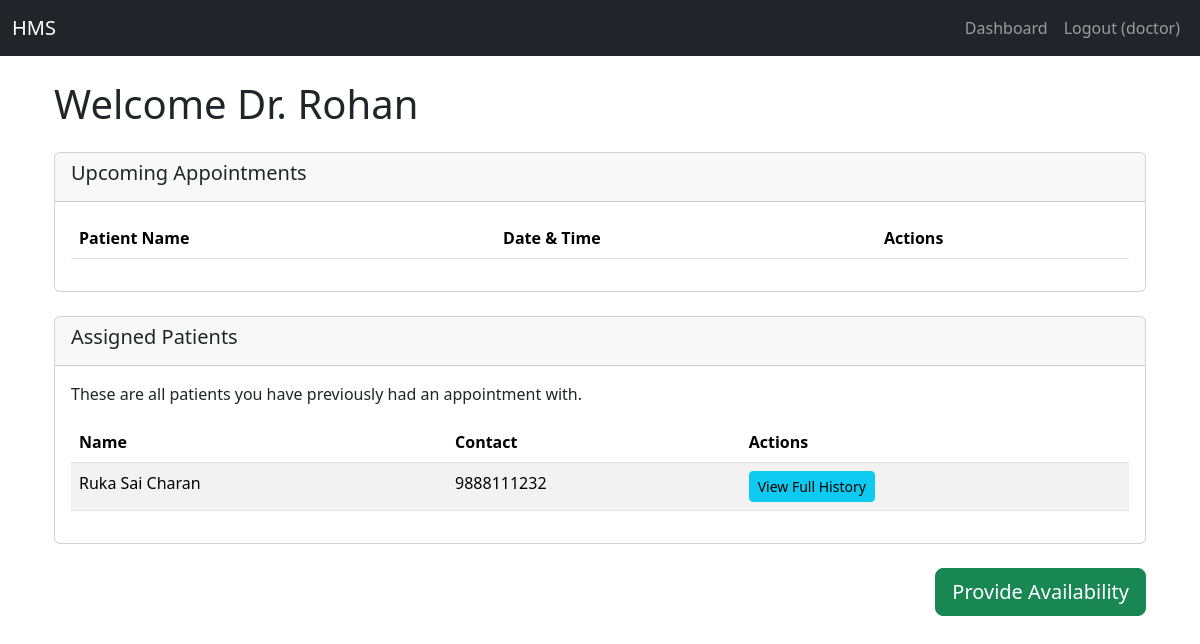
Page /doctor/dashboard (signed in) on the committed database.
### models.py (models this page shows)
class Doctor(db.Model):
    id = db.Column(db.Integer, primary_key=True)
    user_id = db.Column(db.Integer, db.ForeignKey('user.id'), nullable=False)
    department_id = db.Column(db.Integer, db.ForeignKey('department.id'), nullable=False)
    name = db.Column(db.String(100), nullable=False)
    dob = db.Column(db.DateTime, nullable=False)
    experience = db.Column(db.Integer, nullable=False)
    specialization = db.Column(db.String(100), nullable=False)
    qualifications = db.Column(db.String(100), nullable=True)
    availability = db.Column(db.String(200), default='{}')

class Patient(db.Model):
    id = db.Column(db.Integer, primary_key=True)
    user_id = db.Column(db.Integer, db.ForeignKey('user.id'), nullable=False)
    name = db.Column(db.String(100), nullable=False)
    contact = db.Column(db.String(100))

### app.py (the view)
@app.route('/doctor/dashboard')
def doctor_dashboard():
    if 'user_id' not in session or session.get('role') != 'doctor':
        flash('Please log in as a doctor.')
        return redirect(url_for('login'))
    doctor = Doctor.query.filter_by(user_id=session['user_id']).first()
    if not doctor:
        flash('Doctor profile not found.')
        return redirect(url_for('logout'))
    upcoming_appointments = Appointment.query.filter_by(
        doctor_id=doctor.id,
        status='Booked'
    ).all()
    upcoming_app_data = []
    for appt in upcoming_appointments:
        patient = Patient.query.get(appt.patient_id)
        upcoming_app_data.append({
            'appointment': appt,
            'patient_name': patient.name if patient else 'Unknown'
        })
    all_appts = Appointment.query.filter_by(doctor_id=doctor.id).all()
    patient_ids = {a.patient_id for a in all_appts} # Use a set for unique IDs
    assigned_patients = Patient.query.filter(Patient.id.in_(patient_ids)).all()
    return render_template(
        'doctor_dashboard.html',
        doctor=doctor,
        upcoming_app_data=upcoming_app_data,
        assigned_patients=assigned_patients
    )

### templates/doctor_dashboard.html (shortened to what this page needs)
{% extends "base.html" %}
{% block content %}
<div class="container-fluid">
    <div class="mb-4">
        <h1>Welcome Dr. {{ doctor.name }}</h1>
    </div>
    <div class="card mb-4">
        <div class="card-header">
            <h5>Upcoming Appointments</h5>
        </div>
        <div class="card-body">
            <table class="table table-striped">
                <thead>
                    <tr>
                        <th>Patient Name</th>
                        <th>Date & Time</th>
                        <th>Actions</th>
                    </tr>
                </thead>
            </table>
        </div>
    </div>
    <div class="card mb-4">
        <div class="card-header">
            <h5>Assigned Patients </h5>
        </div>
        <div class="card-body">
            <p>These are all patients you have previously had an appointment with.</p>
            <table class="table table-striped">
                <thead>
                    <tr>
                        <th>Name</th>
                        <th>Contact</th>
                        <th>Actions</th>
                    </tr>
                </thead>
                <tbody>
                    {% for patient in assigned_patients %}
                    <tr>
                        <td>{{ patient.name }}</td>
                        <td>{{ patient.contact }}</td>
                        <td>
                            <a href="{{ url_for('patient_history', patient_id=patient.id) }}" class="btn btn-info btn-sm">
                                View Full History
                            </a>
                        </td>
                    </tr>
                    {% endfor %}
                </tbody>
            </table>
        </div>
    </div>
    <div class="text-end">
        <a href="{{ url_for('doctor_availability') }}" class="btn btn-success btn-lg">
            Provide Availability
        </a>
    </div>
</div>
{% endblock %}

### rows in the picture
Doctor: name "Rohan"
Patient: name "Ruka Sai Charan", contact "9888111232"

### other values in the picture
{{ session.role }} "doctor"
